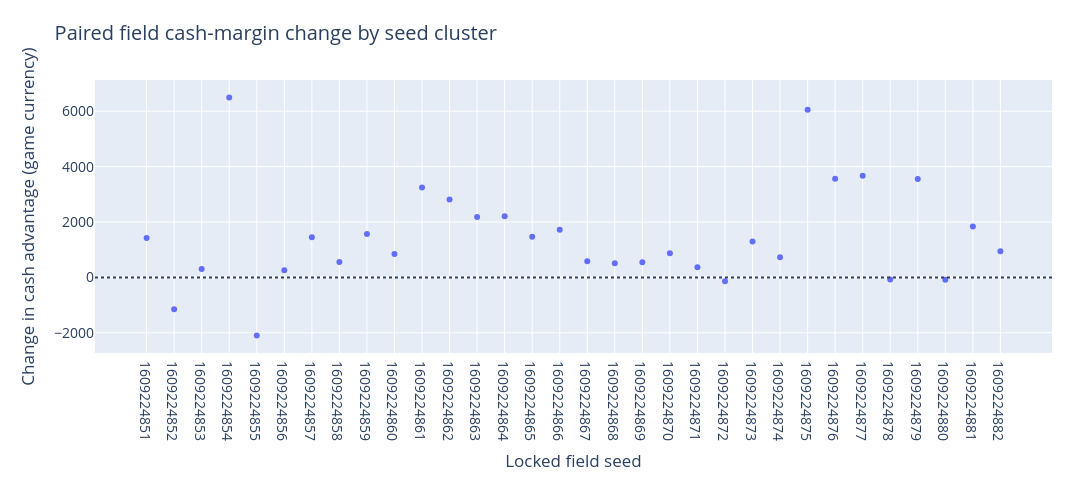

Notebook cell for this chart:
### Markdown cell above
## 4. Are relative cash changes broadly supported?
All six opponent/seat contexts in one seed are averaged before uncertainty resampling. This chart distinguishes gains relative to opponents from increases in our own cash that also help the opponent. The gate also checks per-opponent and per-seat mean margins.

### Code cell
fig=go.Figure()
if F:
    fig.add_trace(go.Scatter(x=[str(c['seed']) for c in F['clusters']],y=[c['margin_delta'] for c in F['clusters']],mode='markers',name='Relative cash change',customdata=[c['own_cash_delta'] for c in F['clusters']],hovertemplate='Seed %{x}<br>Relative cash change %{y:.2f}<br>Own cash change %{customdata:.2f}<extra></extra>'))
else:pending(fig,'Fixed-field confirmation')
fig.add_hline(y=0,line_dash='dot')
fig.update_layout(title='Paired field cash-margin change by seed cluster',xaxis_title='Locked field seed',yaxis_title='Change in cash advantage (game currency)');show(fig)

### Figure 1 — Plotly figure (JSON) as saved in the notebook; plotly's stock layout.template omitted (floating-point values rounded to 4 significant figures)
{"data": [{"customdata": [664.7, -340.0, 5423.0, 3351.0, -13910.0, 606.7, -368.3, 502.3, 1107.0, 1129.0, 1088.0, 2780.0, -11940.0, -1197.0, 858.0, 1427.0, 684.0, -292.3, -2021.0, 794.3, 303.3, 633.3, 634.3, 811.7, 3720.0, 3342.0, 3498.0, -14.0, -2253.0, -377.3, 1855.0, 481.0], "hovertemplate": "Seed %{x}<br>Relative cash change %{y:.2f}<br>Own cash change %{customdata:.2f}<extra></extra>", "mode": "markers", "name": "Relative cash change", "type": "scatter", "x": ["1609224851", "1609224852", "1609224853", "1609224854", "1609224855", "1609224856", "1609224857", "1609224858", "1609224859", "1609224860", "1609224861", "1609224862", "1609224863", "1609224864", "1609224865", "1609224866", "1609224867", "1609224868", "1609224869", "1609224870", "1609224871", "1609224872", "1609224873", "1609224874", "1609224875", "1609224876", "1609224877", "1609224878", "1609224879", "1609224880", "1609224881", "1609224882"], "y": [1419.0, -1151.0, 305.7, 6499.0, -2102.0, 254.7, 1450.0, 552.3, 1569.0, 844.7, 3246.0, 2815.0, 2182.0, 2208.0, 1466.0, 1721.0, 585.0, 508.3, 550.0, 875.0, 365.3, -142.3, 1294.0, 724.3, 6050.0, 3563.0, 3674.0, -76.67, 3555.0, -81.67, 1838.0, 944.0]}], "layout": {"font": {"size": 14}, "height": 480, "margin": {"b": 90, "l": 95, "r": 40, "t": 80}, "shapes": [{"line": {"dash": "dot"}, "type": "line", "x0": 0, "x1": 1, "xref": "x domain", "y0": 0, "y1": 0, "yref": "y"}], "title": {"text": "Paired field cash-margin change by seed cluster"}, "width": 1100, "xaxis": {"title": {"text": "Locked field seed"}}, "yaxis": {"title": {"text": "Change in cash advantage (game currency)"}}}}
